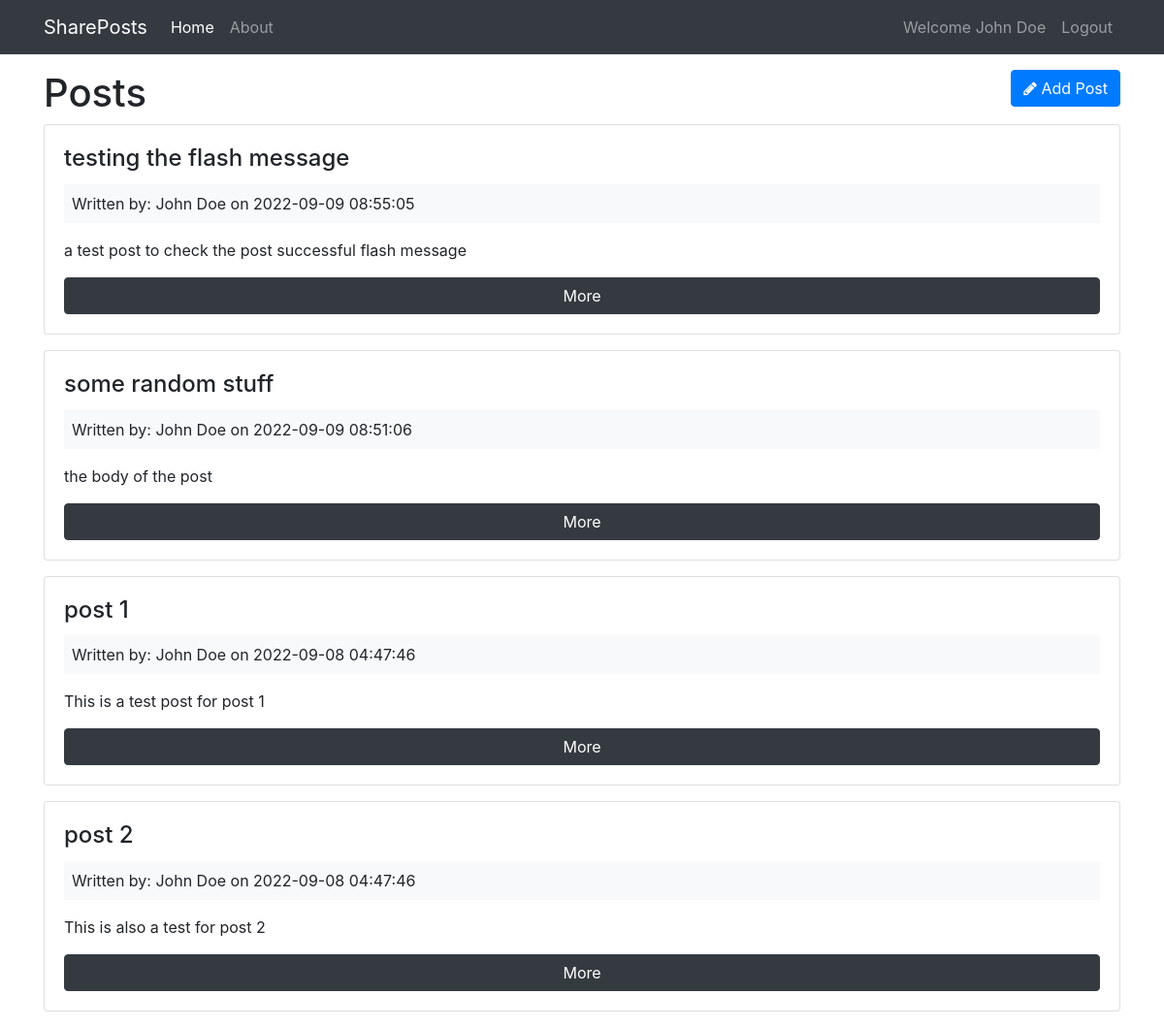
The page /posts (signed in) on the database its author committed.
### tables this page shows
CREATE TABLE `posts` (
  `id` int(11) NOT NULL,
  `user_id` int(11) NOT NULL,
  `title` varchar(255) NOT NULL,
  `body` text NOT NULL,
  `created_at` datetime NOT NULL DEFAULT current_timestamp()
);

CREATE TABLE `users` (
  `id` int(11) NOT NULL,
  `name` varchar(255) NOT NULL,
  `email` varchar(255) NOT NULL,
  `password` varchar(255) NOT NULL,
  `created_at` datetime NOT NULL DEFAULT current_timestamp()
);

### app/controllers/Posts.php (called while the page is built, shortened)
<?php
class Posts extends Controller {
    public function __construct() {
        $this->postModel = $this->model('Post');
    }
    public function index() {
        $posts = $this->postModel->getPosts();
        $data = [
            'posts' => $posts
        ];
        $this->view('posts/index', $data);
    }
}

### app/libraries/Core.php (called while the page is built, shortened)
<?php
  class Core {
    protected $currentMethod = 'index';
    public function __construct(){
      $url = $this->getUrl();
      if(!empty($url[0])&&file_exists('../app/controllers/' . ucwords($url[0]). '.php')){
        unset($url[0]);
      }
      $this->currentController = new $this->currentController;
      $this->params = $url ? array_values($url) : [];
      call_user_func_array([$this->currentController, $this->currentMethod], $this->params);
    }
    public function getUrl(){
      if(isset($_GET['url'])){
        $url = rtrim($_GET['url'], '/');
        $url = filter_var($url, FILTER_SANITIZE_URL);
        $url = explode('/', $url);
        return $url;
      }
    }
  }

### public/index.php (called while the page is built, shortened)
<?php
  $init = new Core;

### app/libraries/Database.php (called while the page is built, shortened)
<?php
  class Database {
    private $host = DB_HOST;
    private $user = DB_USER;
    private $pass = DB_PASS;
    private $dbname = DB_NAME;
    private $dbh;
    private $stmt;
    public function __construct(){
      $dsn = 'mysql:host=' . $this->host . ';dbname=' . $this->dbname;
      $options = array(
        PDO::ATTR_PERSISTENT => true,
        PDO::ATTR_ERRMODE => PDO::ERRMODE_EXCEPTION
      );
      try{
        $this->dbh = new PDO($dsn, $this->user, $this->pass, $options);
      } catch(PDOException $e){
        $this->error = $e->getMessage();
        echo $this->error;
      }
    }
    public function query($sql){
      $this->stmt = $this->dbh->prepare($sql);
    }
    public function execute(){
      return $this->stmt->execute();
    }
    public function resultSet(){
      $this->execute();
      return $this->stmt->fetchAll(PDO::FETCH_OBJ);
    }
  }

### app/models/Post.php (called while the page is built, shortened)
<?php
  class Post {
    private $db;
    public function __construct(){
      $this->db = new Database;
    }
    public function getPosts(){
      $this->db->query('SELECT *,
                        posts.id as postId,
                        users.id as userId,
                        posts.created_at as postCreated,
                        users.created_at as userCreated
                        FROM posts
                        INNER JOIN users
                        ON posts.user_id = users.id
                        ORDER BY posts.created_at DESC
                        ');
      $results = $this->db->resultSet();
      return $results;
    }
  }

### app/views/posts/index.php (the view, shortened to what this page needs)
<?php require APPROOT . '/views/inc/header.php'; ?>
  <div class="row">
    <div class="col-md-6">
      <h1>Posts</h1>
    </div>
    <div class="col-md-6">
      <a href="<?php echo URLROOT; ?>/posts/add" class="btn btn-primary pull-right">
        <i class="fa fa-pencil"></i> Add Post
      </a>
    </div>
  </div>
  <?php foreach($data['posts'] as $post) : ?>
    <div class="card card-body mb-3">
      <h4 class="card-title"><?php echo $post->title; ?></h4>
      <div class="bg-light p-2 mb-3">
        Written by: <?php echo $post->name; ?> on <?php echo $post->postCreated; ?>
      </div>
      <p class="card-text"><?php echo $post->body; ?></p>
      <a href="<?php echo URLROOT; ?>/posts/show/<?php echo $post->postId; ?>" class="btn btn-dark">More</a>
    </div>
  <?php endforeach; ?>
<?php require APPROOT . '/views/inc/footer.php'; ?>

### app/libraries/Controller.php (shortened to what this page needs)
<?php
  class Controller {
    public function view($view, $data = []){
      if(file_exists('../app/views/' . $view . '.php')){
        require_once '../app/views/' . $view . '.php';
      } else {
        die('View does not exist');
      }
    }
  }

### app/views/inc/header.php (shortened to what this page needs)
<!DOCTYPE html>
<html lang="en">
<head>
  <link rel="stylesheet" href="https://maxcdn.bootstrapcdn.com/bootstrap/4.0.0-beta/css/bootstrap.min.css">
  <link href="https://maxcdn.bootstrapcdn.com/font-awesome/4.7.0/css/font-awesome.min.css" rel="stylesheet">
  <link rel="stylesheet" href="<?php echo URLROOT; ?>/css/style.css">
</head>
<body>
  <?php require APPROOT . '/views/inc/navbar.php'; ?>
  <div class="container">

### app/views/inc/navbar.php (shortened to what this page needs)
<nav class="navbar navbar-expand-lg navbar-dark bg-dark mb-3">
  <div class="container">
    <a class="navbar-brand" href="<?php echo URLROOT; ?>"><?php echo SITENAME; ?></a>
    <div class="collapse navbar-collapse" id="navbarsExampleDefault">
      <ul class="navbar-nav mr-auto">
        <li class="nav-item active">
          <a class="nav-link" href="<?php echo URLROOT; ?>">Home</a>
        </li>
        <li class="nav-item">
          <a class="nav-link" href="<?php echo URLROOT; ?>/pages/about">About</a>
        </li>
      </ul>
      <ul class="navbar-nav ml-auto">
        <?php if (isset($_SESSION['user_id'])) : ?>
          <li class="nav-item">
            <a class="nav-link" href="#">Welcome <?php echo $_SESSION['user_name']; ?></a>
          </li>
          <li class="nav-item">
            <a class="nav-link" href="<?php echo URLROOT; ?>/users/logout">Logout</a>
          </li>
          <?php endif; ?>
        </ul>
    </div>
  </div>
</nav>

### app/views/inc/footer.php (shortened to what this page needs)
</div>
</body>
</html>

### rows shown on the page
posts: title "testing the flash message", user.name "John Doe", created_at "2022-09-09 08:55:05", body "a test post to check the post successful flash message"
posts: title "some random stuff", user.name "John Doe", created_at "2022-09-09 08:51:06", body "the body of the post"
posts: title "post 1", user.name "John Doe", created_at "2022-09-08 04:47:46", body "This is a test post for post 1"
posts: title "post 2", user.name "John Doe", created_at "2022-09-08 04:47:46", body "This is also a test for post 2"

### other values the page prints
SITENAME "SharePosts"
$_SESSION['user_name'] "John Doe"
